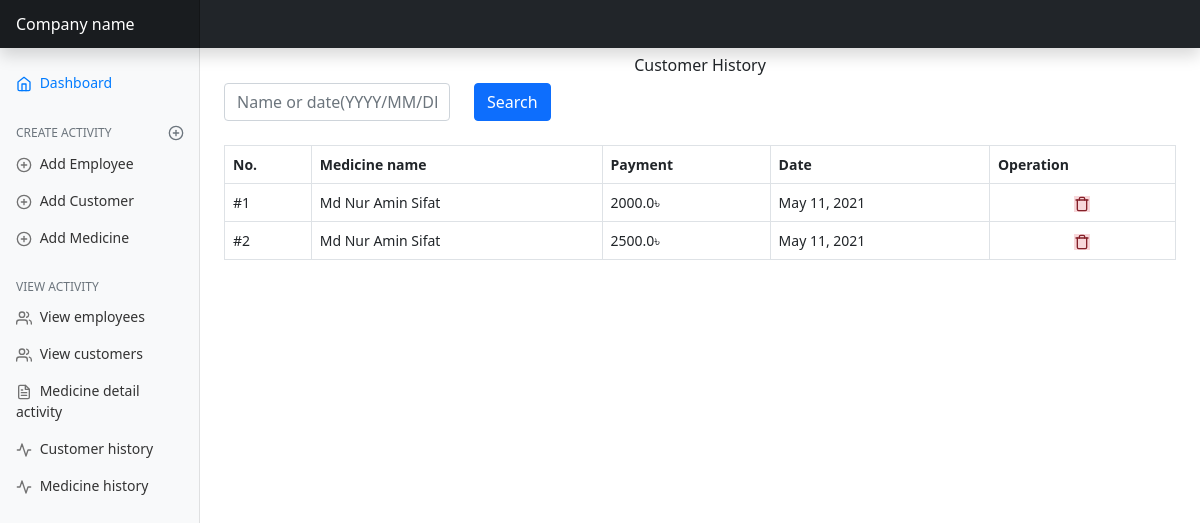
Screenshot of /customer-histories/ with the database file from the repository.
### mainApp/models.py (models this page shows, shortened)
class CustomerHistory(models.Model):
    name = models.ForeignKey(Customer, on_delete=models.SET_NULL, blank=True, null=True)
    payment = models.FloatField(default=0.0)
    created_at = models.DateField(auto_now_add=True)
    class Meta:
        ordering = ('created_at',)
        verbose_name_plural = "Customers Histories"

class Customer(models.Model):
    customer_name = models.CharField(max_length=255)
    address = models.CharField(max_length=255)
    phone_number = models.CharField(max_length=15)
    medicine_price = models.FloatField()
    payment = models.FloatField(blank=True, default=0.0, null=True)
    payment_at_a_time = models.FloatField(default=0)
    created_at = models.DateField(auto_now_add=True)
    class Meta:
        ordering = ('-created_at',)
    def __str__(self):
        return self.customer_name

### mainApp/views.py (the view)
# urls.py: path('customer-histories/', views.CustomerHistoryView.as_view(), name='customer-histories'),
class CustomerHistoryView(View):
    def get(self, request):
        history = CustomerHistory.objects.all()
        search = request.GET.get('q')
        if search:
            history = MedicineHistory.objects.filter(
                Q(created_at__icontains=search) | Q(name__customer_name__iscontains=search)
            ).distinct()
        page = request.GET.get('page', 1)
        paginator = Paginator(history, per_page=5)
        try:
            all_history = paginator.page(page)
        except PageNotAnInteger as e:
            all_history = paginator.page(1)
        except EmptyPage:
            all_history = Paginator.page(paginator.num_pages)
        print("Alll histories", all_history)
        return render(request, 'customer/customer_history.html', {
            'histories': all_history,
        })

### mainApp/templates/customer/customer_history.html (shortened to what this page needs)
{% extends 'base.html' %}
{% block content %}
    <h6 class="text-center mt-2">Customer History</h6>
    <div class="col-lg-6 col-md-6 col-sm-12 text-center mb-4 align-items-center">
        <form class="row mb-4" method="GET">
            <div class="col-md-6">
                <input type="text" name="q" class="form-control" placeholder="Name or date(YYYY/MM/DD)"
                       aria-label="First name">
            </div>
            <div class="col-md-2">
                <input type="submit" class="btn btn-primary" VALUE="Search"/>
            </div>
        </form>
    </div>
    <table id="example" class="table table-bordered" style="width:100%">
        <thead>
        <tr>
            <th>No.</th>
            <th>Medicine name</th>
            <th>Payment</th>
            <th>Date</th>
            <th>Operation</th>
        </tr>
        </thead>
        <tbody id="tbody">
        {% for history in histories %}
            <tr>
                <td>#{{ forloop.counter }}</td>
                <td>{{ history.name }}</td>
                <td>{{ history.payment }}৳</td>
                <td>{{ history.created_at }}</td>
                <td style="text-align: center">
                    <a href="{% url 'customer-histories-delete' history.id %}">
                        <span class="alert-danger" data-feather="trash"></span>
                    </a>
                </td>
            </tr>
        {% endfor %}
        </tbody>
    </table>
{% endblock content %}

### mainApp/static/dashboard/dashboard.css (style rules this page uses)
body { font-size: .875rem; }
.feather { width: 16px; height: 16px; vertical-align: text-bottom; }

### rows the page displays
CustomerHistory: name "Md Nur Amin Sifat", payment "2000.0", created_at "May 11, 2021"
CustomerHistory: name "Md Nur Amin Sifat", payment "2500.0", created_at "May 11, 2021"
